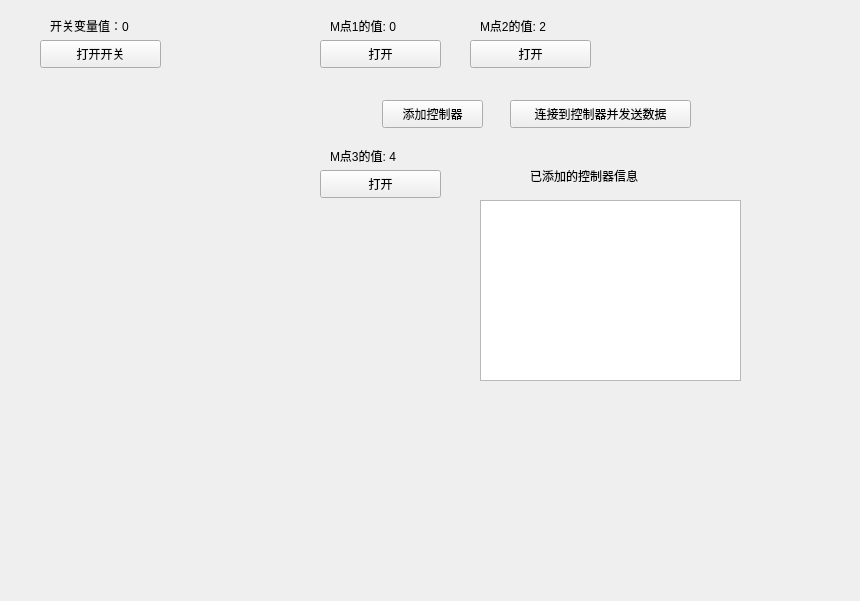
<?xml version="1.0" encoding="UTF-8"?>
<ui version="4.0">
 <class>Widget</class>
 <widget class="QWidget" name="Widget">
  <property name="geometry">
   <rect>
    <x>0</x>
    <y>0</y>
    <width>860</width>
    <height>601</height>
   </rect>
  </property>
  <property name="windowTitle">
   <string>Widget</string>
  </property>
  <widget class="QPushButton" name="pushButton_5">
   <property name="geometry">
    <rect>
     <x>861</x>
     <y>1246</y>
     <width>296</width>
     <height>28</height>
    </rect>
   </property>
   <property name="text">
    <string>加载</string>
   </property>
  </widget>
  <widget class="QLabel" name="labelSwitchValue">
   <property name="geometry">
    <rect>
     <x>50</x>
     <y>10</y>
     <width>121</width>
     <height>31</height>
    </rect>
   </property>
   <property name="text">
    <string>开关变量值：0</string>
   </property>
  </widget>
  <widget class="QPushButton" name="btnSwitch">
   <property name="geometry">
    <rect>
     <x>40</x>
     <y>40</y>
     <width>121</width>
     <height>28</height>
    </rect>
   </property>
   <property name="text">
    <string>打开开关</string>
   </property>
  </widget>
  <widget class="QPushButton" name="btnAddControllers">
   <property name="geometry">
    <rect>
     <x>382</x>
     <y>100</y>
     <width>101</width>
     <height>28</height>
    </rect>
   </property>
   <property name="text">
    <string>添加控制器</string>
   </property>
  </widget>
  <widget class="QPushButton" name="btnM1">
   <property name="geometry">
    <rect>
     <x>320</x>
     <y>40</y>
     <width>121</width>
     <height>28</height>
    </rect>
   </property>
   <property name="text">
    <string>打开</string>
   </property>
  </widget>
  <widget class="QLabel" name="label_M1">
   <property name="geometry">
    <rect>
     <x>330</x>
     <y>10</y>
     <width>121</width>
     <height>31</height>
    </rect>
   </property>
   <property name="text">
    <string>M点1的值: 0</string>
   </property>
  </widget>
  <widget class="QPushButton" name="btnM2">
   <property name="geometry">
    <rect>
     <x>470</x>
     <y>40</y>
     <width>121</width>
     <height>28</height>
    </rect>
   </property>
   <property name="text">
    <string>打开</string>
   </property>
  </widget>
  <widget class="QLabel" name="label_M2">
   <property name="geometry">
    <rect>
     <x>480</x>
     <y>10</y>
     <width>121</width>
     <height>31</height>
    </rect>
   </property>
   <property name="text">
    <string>M点2的值: 2</string>
   </property>
  </widget>
  <widget class="QLabel" name="label_M3">
   <property name="geometry">
    <rect>
     <x>330</x>
     <y>140</y>
     <width>121</width>
     <height>31</height>
    </rect>
   </property>
   <property name="text">
    <string>M点3的值: 4</string>
   </property>
  </widget>
  <widget class="QPushButton" name="btnM3">
   <property name="geometry">
    <rect>
     <x>320</x>
     <y>170</y>
     <width>121</width>
     <height>28</height>
    </rect>
   </property>
   <property name="text">
    <string>打开</string>
   </property>
  </widget>
  <widget class="QPushButton" name="btnConnectAndSend">
   <property name="geometry">
    <rect>
     <x>510</x>
     <y>100</y>
     <width>181</width>
     <height>28</height>
    </rect>
   </property>
   <property name="text">
    <string>连接到控制器并发送数据</string>
   </property>
  </widget>
  <widget class="QPlainTextEdit" name="plainTextEdit_controllers">
   <property name="geometry">
    <rect>
     <x>480</x>
     <y>200</y>
     <width>261</width>
     <height>181</height>
    </rect>
   </property>
  </widget>
  <widget class="QLabel" name="label_M3_2">
   <property name="geometry">
    <rect>
     <x>530</x>
     <y>160</y>
     <width>151</width>
     <height>31</height>
    </rect>
   </property>
   <property name="text">
    <string>已添加的控制器信息</string>
   </property>
  </widget>
 </widget>
 <layoutdefault spacing="6" margin="11"/>
 <resources/>
 <connections/>
</ui>
